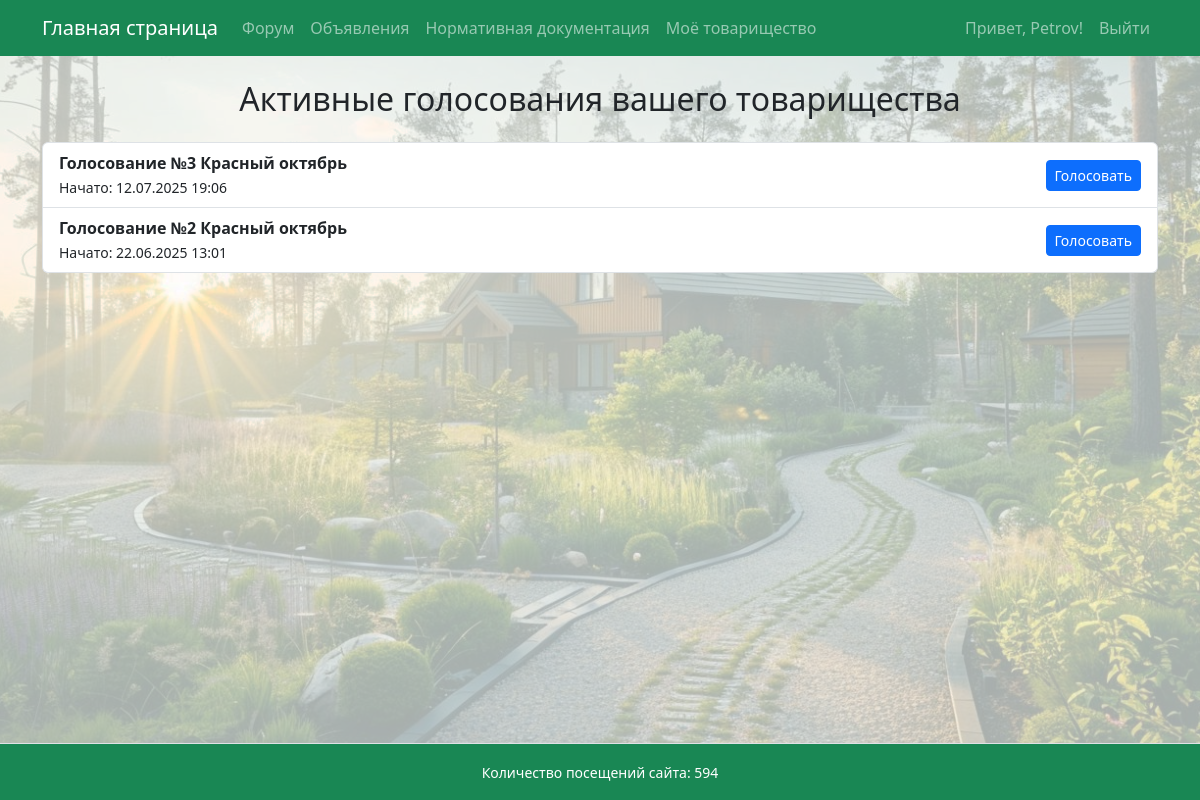
The page /voting/ (signed in) on the database its author committed.
### garden/models.py (models this page shows, shortened)
class Voting(models.Model):
    community = models.ForeignKey(Community, on_delete=models.CASCADE)
    question = models.CharField(max_length=255)
    active = models.BooleanField(default=True)
    created_at = models.DateTimeField(auto_now_add=True)

### garden/views.py (the view)
# urls.py: path('voting/', views.voting_list, name='voting_list'),
@login_required
def voting_list(request):
    community = getattr(request.user.profile, 'community', None)
    if not community:
        return render(request, 'no_profile.html')  # или сообщение об ошибке
    votings = Voting.objects.filter(community=community, active=True).order_by('-created_at')
    return render(request, 'voting_list.html', {'votings': votings})

### garden/context_processors.py (called while the page is built)
def total_visits_processor(request):
    counter, created = PageVisit.objects.get_or_create(page_name='main_page')
    return {
        'total_visits': counter.visits
    }

### garden/templates/voting_list.html
{% extends 'base.html' %}
{% block content %}
<h2 class="text-center mb-4">Активные голосования вашего товарищества</h2>
{% if votings %}
    <ul class="list-group">
        {% for voting in votings %}
            <li class="list-group-item d-flex justify-content-between align-items-center">
                <div>
                    <strong>{{ voting.question }}</strong><br>
                    <small>Начато: {{ voting.created_at|date:"d.m.Y H:i" }}</small>
                </div>
                <a href="{% url 'voting_detail' voting.id %}" class="btn btn-primary btn-sm">
                    Голосовать
                </a>
            </li>
        {% endfor %}
    </ul>
{% else %}
    <p>В настоящее время нет активных голосований.</p>
{% endif %}
{% endblock %}

### templates/base.html (shortened to what this page needs)
<!DOCTYPE html>
<html lang="ru">
<head>
    <link rel="stylesheet" href="https://cdn.jsdelivr.net/npm/bootstrap@5.3.0/dist/css/bootstrap.min.css">
</head>
<body>
    <div class="page-container">
        <nav class="navbar navbar-expand-lg navbar-dark bg-success mb-4">
            <div class="container">
                <a class="navbar-brand" href="{% url 'main_page' %}">Главная страница</a>
                <div class="collapse navbar-collapse" id="navbarSupportedContent">
                    <ul class="navbar-nav me-auto mb-2 mb-lg-0">
                        <li class="nav-item"><a class="nav-link" href="{% url 'forum' %}">Форум</a></li>
                        <li class="nav-item"><a class="nav-link" href="{% url 'ads' %}">Объявления</a></li>
                        <li class="nav-item"><a class="nav-link" href="https://strb.by/" target="_blank" rel="noopener noreferrer">Нормативная документация</a></li>
                        <li class="nav-item"><a class="nav-link" href="{% url 'my_community' %}">Моё товарищество</a></li>
                    </ul>
                    <ul class="navbar-nav ms-auto mb-2 mb-lg-0">
                        {% if user.is_authenticated %}
                            <li class="nav-item">
                                <span class="nav-link">Привет, {{ user.username }}!</span>
                            </li>
                            <li class="nav-item">
                                <a class="nav-link" href="#" onclick="event.preventDefault(); document.getElementById('logout-form').submit();">
                                    Выйти
                                </a>
                            </li>
                        {% else %}
                            <li class="nav-item"><a class="nav-link" href="{% url 'login' %}">Войти</a></li>
                        {% endif %}
                    </ul>
                </div>
            </div>
        </nav>
        <main class="content-wrap container">
            {% block content %}
            {% endblock %}
        </main>
        <footer class="bg-success text-center py-3 mt-4 border-top text-white">
            <div class="container">
                <small>
                    Количество посещений сайта: {{ total_visits }}
                </small>
            </div>
        </footer>
    </div>
</body>
</html>

### templates/base.html (style rules this page uses)
body, html { height: 100%; margin: 0; }
.page-container { min-height: 100vh; display: flex; flex-direction: column; min-height: 100vh; background-image: url('/static/images/background.jpg'); background-repeat: no-repeat; background-position: center center; background-size: cover; background-color: rgba(240, 248, 245, 0.7); background-blend-mode: lighten; }
.content-wrap { flex: 1; }

### rows shown on the page
Voting: question "Голосование №3 Красный октябрь", created_at "12.07.2025 19:06"
Voting: question "Голосование №2 Красный октябрь", created_at "22.06.2025 13:01"

### other values the page prints
{{ user.username }} "Petrov"
{{ total_visits }} "594"
